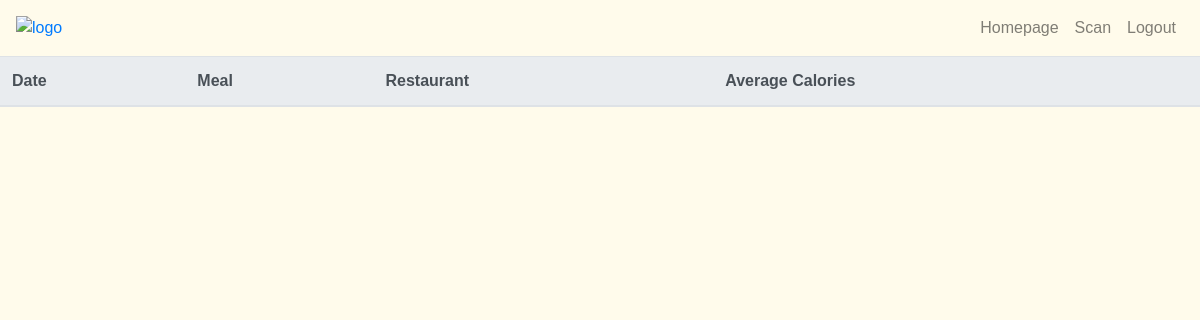
The page /homepage (signed in) on the database as committed earlier.
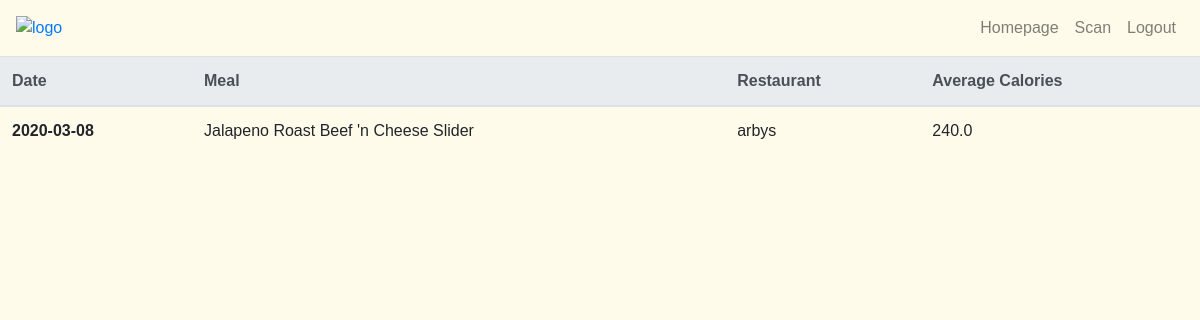
The same page on the database as committed later.
### tables this page shows
CREATE TABLE 'transactions' ('transaction_id' integer PRIMARY KEY AUTOINCREMENT NOT NULL, 'date_created' date NOT NULL DEFAULT CURRENT_DATE, 'user_id' integer NOT NULL, 'food_id' integer NOT NULL);

CREATE TABLE foods(
  "food_id" TEXT,
  "food_name" TEXT,
  "restaurant" TEXT,
  "min_value" TEXT,
  "max_value" TEXT,
  "mean_value" TEXT
);

### app.py (the view)
@app.route("/homepage", methods=["GET", "POST"])
@login_required
def homepage():
    rows = db.execute("SELECT date_created, food_name, restaurant, mean_value FROM (SELECT * FROM transactions WHERE "
                      "date_created BETWEEN date('now', '-7 day') and date('now')) as ts, users, foods WHERE "
                      "users.user_id = ts.user_id AND foods.food_id = ts.food_id")
    return render_template("homepage.html", rows=rows)

### app.py (called while the page is built)
def login_required(f):
    @wraps(f)
    def decorated_function(*args, **kwargs):
        if session.get("user_id") is None:
            return redirect(url_for('login'))
        return f(*args, **kwargs)
    return decorated_function

### templates/homepage.html (shortened to what this page needs)
{% extends "layout.html" %}
{% block main %}
  <table class="table">
    <thead class="thead-light">
      <tr>
        <th scope="col">Date</th>
        <th scope="col">Meal</th>
        <th scope="col">Restaurant</th>
        <th scope="col">Average Calories</th>
      </tr>
    </thead>
    <tbody>
        {% for row in rows %}
        <tr>
            <th scope="row">{{ row.date_created }}</th>
            <td>{{ row.food_name }}</td>
            <td>{{ row.restaurant }}</td>
            <td>{{ row.mean_value }}</td>
          </tr>
        {% endfor %}
    </tbody>
  </table>
{% endblock %}

### templates/layout.html (shortened to what this page needs)
<!doctype html>
<html lang="en">
<head>
	<link rel="stylesheet" href="https://stackpath.bootstrapcdn.com/bootstrap/4.4.1/css/bootstrap.min.css"
>
	<link rel="stylesheet" href="{{ url_for('static', filename='vendor/styles.css') }}">
    <link rel="stylesheet" href="{{ url_for('static', filename='css/full-width-pics.css') }}">
</head>
<body>
	<header>
        <nav id="navbar" class="navbar navbar-expand-lg navbar-light" style="background-color:#FFFBEB;">
            <a href="/"><img src="{{ url_for('static', filename='images/logo.png') }}" alt="logo" class="logo" width="375px" height="75px"></a>
            <div class="collapse navbar-collapse" id="navbarSupportedContent">
                <ul class="navbar-nav ml-auto">
					{% if session.user_id%}
                    <li class="nav-item">
                        <a class="nav-link" href="/homepage">Homepage</a>
                    </li>
                    <li class="nav-item">
                        <a class="nav-link" href="/scan">Scan</a>
                    </li>
					<li class="nav-item">
                        <a class="nav-link" href="/logout">Logout</a>
                    </li>
					{% endif %}
                </ul>
            </div>
        </nav>
    </header>
	<div>
		{% block main %}{% endblock %}
	</div>
</body>
</html>

Rows that differ between the two databases and show on the page:
now on this page (row edited): transactions: date_created "2020-03-08", food_name "Jalapeno Roast Beef 'n Cheese Slider", restaurant "arbys", mean_value "240.0"
